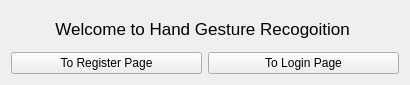
<?xml version="1.0" encoding="UTF-8"?>
<ui version="4.0">
 <class>Form</class>
 <widget class="QWidget" name="Form">
  <property name="geometry">
   <rect>
    <x>0</x>
    <y>0</y>
    <width>410</width>
    <height>85</height>
   </rect>
  </property>
  <property name="minimumSize">
   <size>
    <width>410</width>
    <height>85</height>
   </size>
  </property>
  <property name="windowTitle">
   <string>Form</string>
  </property>
  <layout class="QGridLayout" name="gridLayout">
   <item row="2" column="0">
    <widget class="QPushButton" name="Welcom_Register_Btn">
     <property name="text">
      <string>To Register Page</string>
     </property>
    </widget>
   </item>
   <item row="0" column="0" colspan="2">
    <widget class="QLabel" name="label">
     <property name="minimumSize">
      <size>
       <width>0</width>
       <height>0</height>
      </size>
     </property>
     <property name="font">
      <font>
       <pointsize>13</pointsize>
      </font>
     </property>
     <property name="text">
      <string>Welcome to Hand Gesture Recogoition </string>
     </property>
     <property name="alignment">
      <set>Qt::AlignCenter</set>
     </property>
    </widget>
   </item>
   <item row="2" column="1">
    <widget class="QPushButton" name="Welcom_Login_Btn">
     <property name="text">
      <string>To Login Page</string>
     </property>
    </widget>
   </item>
  </layout>
 </widget>
 <resources/>
 <connections/>
</ui>
